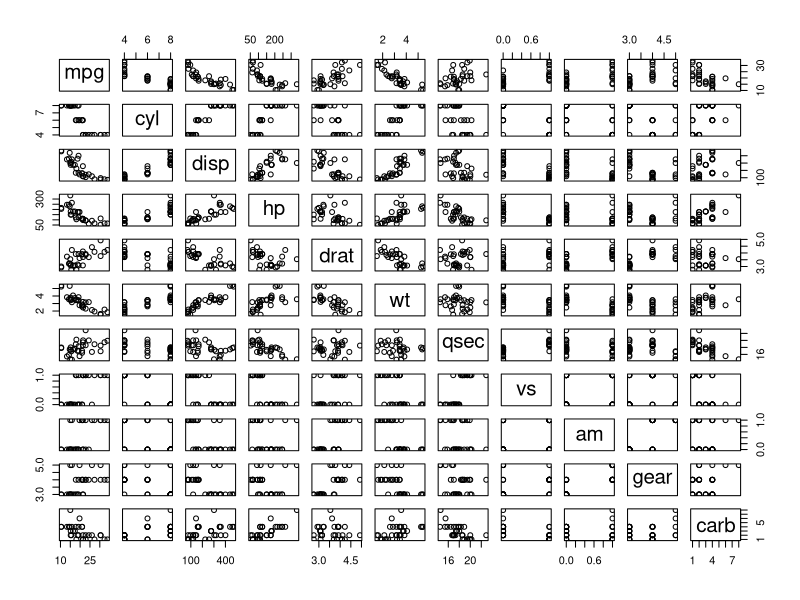
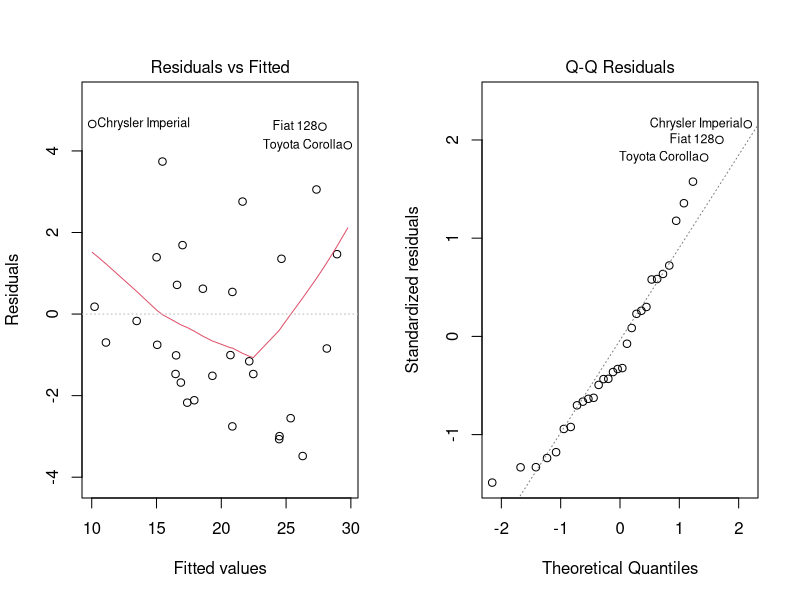

The R source for these figures, in order:
## ---- chunk 1
# first let's get the data into R
df <- mtcars
plot(df) # scatterplot matrix, exploratory
fit.all <- lm(mpg ~ ., df)
# here we look at the variance inflation factors of all the
# variables in the model. 
# here we take a look at all subsets using the leaps package
mods <- leaps::regsubsets(x = df[,2:11], y = df[,1], nbest=30)
mods.s <- cbind(summary(mods)$bic, summary(mods)$cp,
                      summary(mods)$adjr2)
colnames(mods.s) <- c("BIC", "Cp", "Adj r2")
mods.v <- summary(mods)$outmat
best.bic <- order(mods.s[,1])
# I will go will the model lm(mpg ~ wt+qsec+am)
fit <- lm(mpg ~ wt+qsec+am, df)
betas <- summary(fit)$coef[,1]
## ---- chunk 2
par(mfrow=c(1,2))
plot(fit, which = c(1,2))
